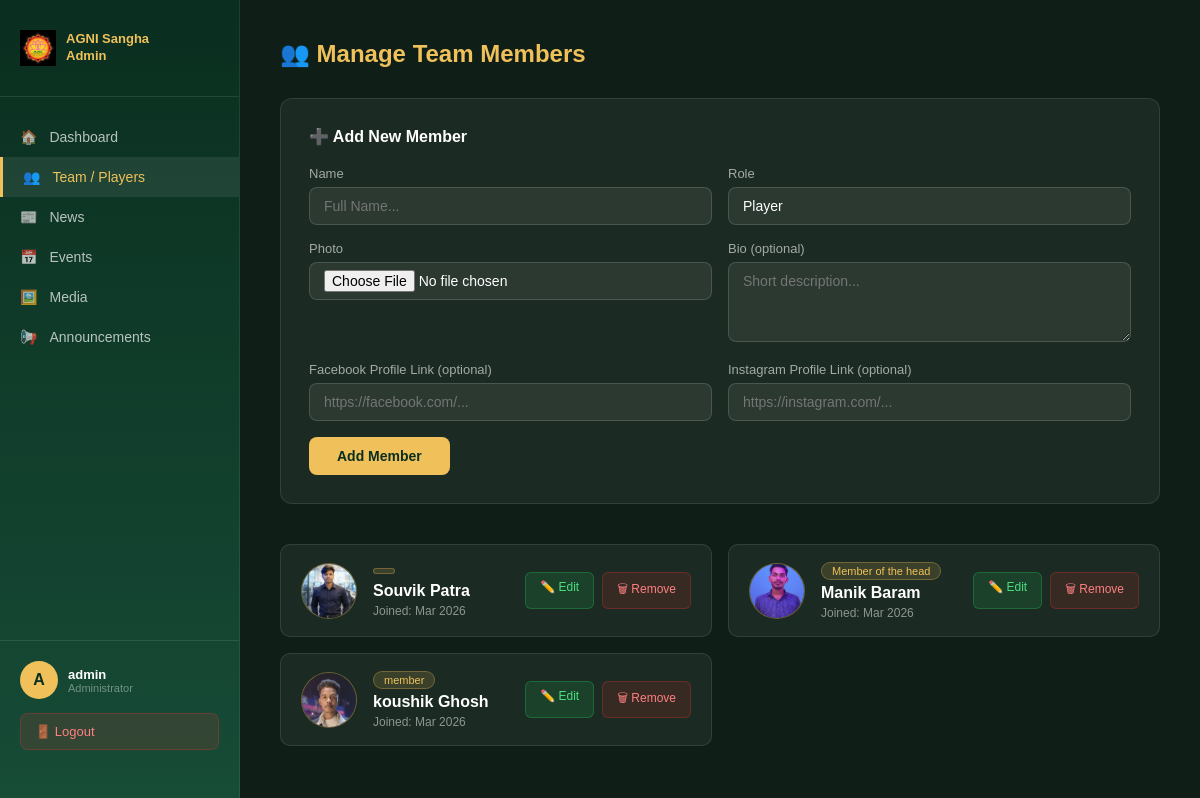
Screenshot of /dashboard/team/ (signed in) with the database file from the repository.
### core/models.py (models this page shows, shortened)
class TeamMember(models.Model):
    name = models.CharField(max_length=150)
    role = models.CharField(max_length=100, default='Player')
    photo = models.ImageField(upload_to='team/', blank=True, null=True)
    bio = models.TextField(blank=True, null=True)
    social_facebook = models.URLField(max_length=255, blank=True, null=True)
    social_instagram = models.URLField(max_length=255, blank=True, null=True)
    joined_date = models.DateTimeField(auto_now_add=True)
    class Meta:
        ordering = ['joined_date']

### core/views.py (the view, shortened to what this page needs)
# urls.py: path('dashboard/team/', views.team_manage, name='team_manage'),
@login_required(login_url='admin_login')
def team_manage(request, pk=None):
    edit_member = None
    if pk:
        edit_member = get_object_or_404(TeamMember, pk=pk)
    team_members = TeamMember.objects.all()
    return render(request, 'core/admin/team_manage.html', {
        'team_members': team_members,
        'edit_member': edit_member
    })

### core/templates/core/admin/team_manage.html (shortened to what this page needs)
{% load static %}
<!DOCTYPE html>
<html lang="en">
<head>
</head>
<body>
    <div class="sidebar">
        <div class="sidebar-logo">
            <img src="{% static 'images/logo.png' %}" alt="logo">
            <span>AGNI Sangha<br>Admin</span>
        </div>
        <nav class="sidebar-nav">
            <a href="{% url 'admin_dashboard' %}"><span>🏠</span> Dashboard</a>
            <a href="{% url 'team_manage' %}" class="active"><span>👥</span> Team / Players</a>
            <a href="{% url 'news_manage' %}"><span>📰</span> News</a>
            <a href="{% url 'event_manage' %}"><span>📅</span> Events</a>
            <a href="{% url 'media_manage' %}"><span>🖼️</span> Media</a>
            <a href="{% url 'announcement_manage' %}"><span>📢</span> Announcements</a>
        </nav>
        <div class="sidebar-bottom">
            <div class="profile-info">
                <div class="profile-avatar">{{ request.user.username|first|upper }}</div>
                <div>
                    <div class="profile-name">{{ request.user.username }}</div>
                    <div class="profile-role">Administrator</div>
                </div>
            </div>
            <a href="{% url 'admin_logout' %}" class="logout-btn">🚪 Logout</a>
        </div>
    </div>
    <div class="main">
        <h1>👥 Manage Team Members</h1>
        <div class="form-box">
            <h2>{% if edit_member %}✏️ Edit Member: {{ edit_member.name }}{% else %}➕ Add New Member{% endif %}</h2>
            <form method="POST"
                action="{% if edit_member %}{% url 'team_edit' edit_member.id %}{% else %}{% url 'team_manage' %}{% endif %}"
                enctype="multipart/form-data">
                <div class="form-row">
                    <div class="form-group">
                        <label>Name</label>
                        <input type="text" name="name" placeholder="Full Name..."
                            value="{% if edit_member %}{{ edit_member.name }}{% endif %}" required>
                    </div>
                    <div class="form-group">
                        <label>Role</label>
                        <input type="text" name="role" placeholder="Player, Captain, Coach, etc."
                            value="{% if edit_member %}{{ edit_member.role }}{% else %}Player{% endif %}">
                    </div>
                </div>
                <div class="form-row">
                    <div class="form-group">
                        <label>Photo {% if edit_member %}(Leave blank to keep current){% endif %}</label>
                        <input type="file" name="photo" accept="image/*">
                    </div>
                    <div class="form-group">
                        <label>Bio (optional)</label>
                        <textarea name="bio"
                            placeholder="Short description...">{% if edit_member %}{{ edit_member.bio }}{% endif %}</textarea>
                    </div>
                </div>
                <div class="form-row">
                    <div class="form-group">
                        <label>Facebook Profile Link (optional)</label>
                        <input type="url" name="social_facebook" placeholder="https://facebook.com/..."
                            value="{% if edit_member and edit_member.social_facebook %}{{ edit_member.social_facebook }}{% endif %}">
                    </div>
                    <div class="form-group">
                        <label>Instagram Profile Link (optional)</label>
                        <input type="url" name="social_instagram" placeholder="https://instagram.com/..."
                            value="{% if edit_member and edit_member.social_instagram %}{{ edit_member.social_instagram }}{% endif %}">
                    </div>
                </div>
                <button type="submit" class="submit-btn">
                    {% if edit_member %}Save Changes{% else %}Add Member{% endif %}
                </button>
            </form>
        </div>
        <div class="team-list">
            {% if team_members %}
            {% for member in team_members %}
            <div class="team-card">
                <div class="team-avatar">
                    {% if member.photo %}
                    <img src="{{ member.photo.url }}" alt="{{ member.name }}">
                    {% else %}
                    ⚽
                    {% endif %}
                </div>
                <div class="team-info">
                    <span class="role-tag">{{ member.role }}</span>
                    <h3>{{ member.name }}</h3>
                    <p>Joined: {{ member.joined_date|date:"M Y" }}</p>
                </div>
                <div class="action-btns">
                    <a href="{% url 'team_edit' member.id %}" class="edit-btn">✏️ Edit</a>
                    <a href="{% url 'team_delete' member.id %}" class="delete-btn"
                        onclick="return confirm('Remove this member?')">🗑 Remove</a>
                </div>
            </div>
            {% endfor %}
            {% else %}
            <p class="empty">No team members added yet.</p>
            {% endif %}
        </div>
    </div>
</body>
</html>

### rows the page displays
TeamMember: photo (picture), name "Souvik Patra", joined_date "Mar 2026"
TeamMember: photo (picture), role "Member of the head", name "Manik Baram", joined_date "Mar 2026"
TeamMember: photo (picture), role "member", name "koushik Ghosh", joined_date "Mar 2026"

### other values shown
{{ request.user.username|first|upper }} "A"
{{ request.user.username }} "admin"
